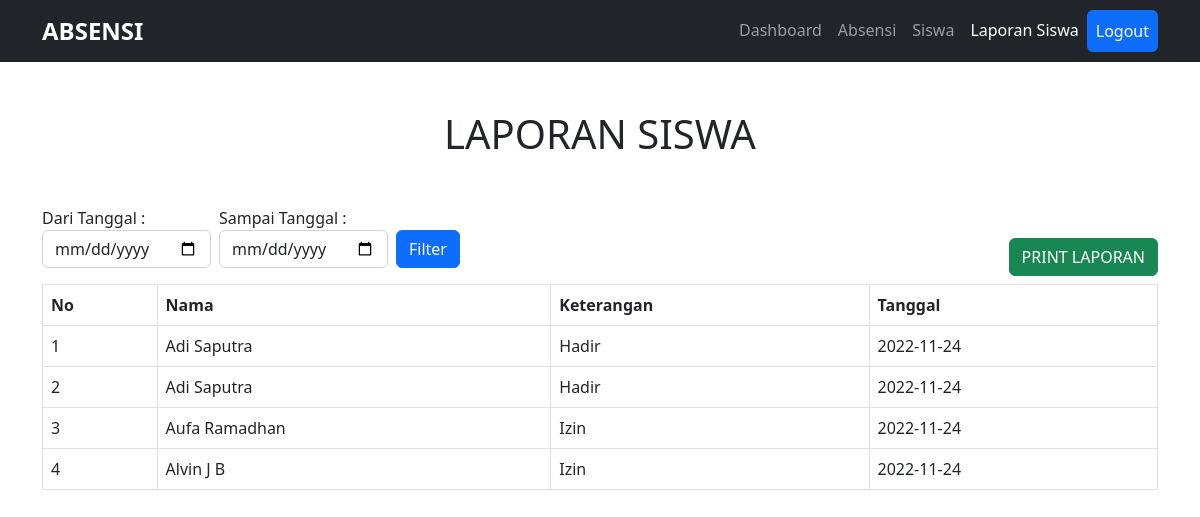
Page /views/laporan_siswa.php on the earlier database version.
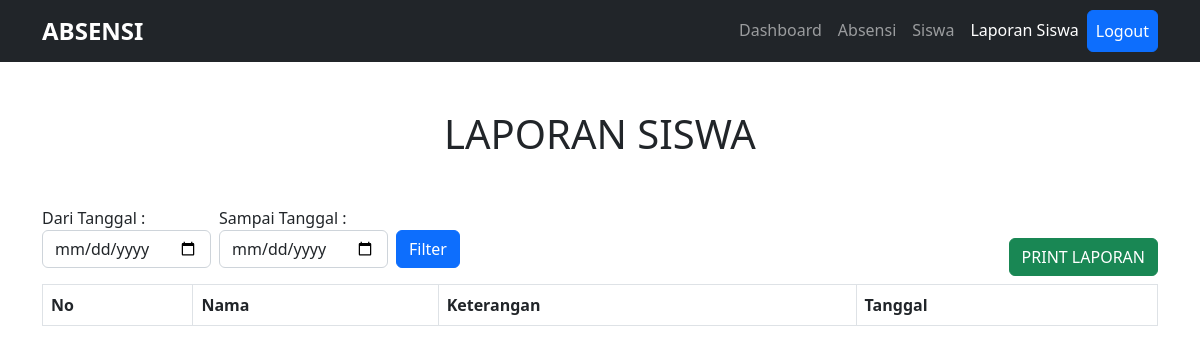
Same page on the later database version.
### tables this page shows
CREATE TABLE `tbl_absensi` (
  `id_absen` int(11) NOT NULL,
  `id_siswa` int(11) NOT NULL,
  `keterangan` varchar(100) NOT NULL,
  `tanggal` date NOT NULL
);

CREATE TABLE `tbl_siswa` (
  `id_siswa` int(11) NOT NULL,
  `nama` varchar(100) NOT NULL,
  `email` varchar(100) NOT NULL,
  `alamat` varchar(100) NOT NULL,
  `notelp` varchar(100) NOT NULL
);

### views/laporan_siswa.php (the view, shortened to what this page needs)
<?php
include("../layouts/header.php");
?>
<div class="container">
    <center>
        <h1 class="mt-5">LAPORAN SISWA</h1>
    </center>
    <br>
    <form method="POST">
        <div class="d-flex align-items-center">
            <div class="me-2 print">
                <label>Dari Tanggal : </label>
                <input type="date" class="form-control print" name="dari_tgl" required="required">
            </div>
            <div class="me-2 print">
                <label> Sampai Tanggal : </label>
                <input type="date" class="form-control print" name="sampai_tgl" required="required">
            </div>
            <div class="me-2 print">
                <input href="" type="submit" name="filter" value="Filter" class="btn btn-primary btn-fill pull-right mt-4 me-2 print">
            </div>
            <div class="ms-auto mt-5 print">
                <a href="" class="btn btn-success mb-2 print" onclick="window.print()">PRINT LAPORAN</a><br>
            </div>
        </div>
    </form>
    <table class="table table-bordered">
        <thead>
            <tr>
                <th>No</th>
                <th>Nama</th>
                <th>Keterangan</th>
                <th>Tanggal</th>
            </tr>
        </thead>
        <tbody>
            <?php
            $no = 1;
            if (isset($_POST['filter'])) {
                $dari_tgl = mysqli_real_escape_string($koneksi, $_POST['dari_tgl']);
                $sampai_tgl = mysqli_real_escape_string($koneksi, $_POST['sampai_tgl']);
                $queryAbsensi = mysqli_query($koneksi, "SELECT * FROM tbl_absensi JOIN tbl_siswa ON tbl_siswa.id_siswa = tbl_absensi.id_siswa WHERE tanggal BETWEEN '$dari_tgl' AND '$sampai_tgl'");
            } else {
                $queryAbsensi = mysqli_query($koneksi, "SELECT * FROM tbl_absensi JOIN tbl_siswa ON tbl_siswa.id_siswa = tbl_absensi.id_siswa ORDER BY tanggal DESC");
            }
            foreach ($queryAbsensi as $absensi) { ?>
                <tr>
                    <td><?= $no++ ?></td>
                    <td><?= $absensi['nama'] ?></td>
                    <td><?= $absensi['keterangan'] ?></td>
                    <td><?= $absensi['tanggal'] ?></td>
                </tr>
            <?php } ?>
        </tbody>
    </table>
    <?php include("../layouts/footer.php") ?>

Differences in the rows shown:
removed tbl_absensi: id_siswa.nama "Adi Saputra", keterangan "Hadir", tanggal "2022-11-24"
removed tbl_absensi: id_siswa.nama "Adi Saputra", keterangan "Hadir", tanggal "2022-11-24"
removed tbl_absensi: id_siswa.nama "Aufa Ramadhan", keterangan "Izin", tanggal "2022-11-24"
removed tbl_absensi: id_siswa.nama "Alvin J B", keterangan "Izin", tanggal "2022-11-24"
